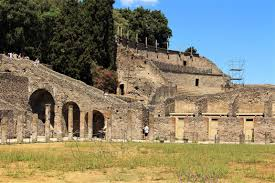
#> input picture images/pompei.jpg, 275 x 183 px, found by its file name
$ python cf_213.py
#> lines starting #> are read from the running program, lines starting #| are printed output that depends on the picture
import cv2 as cv
import math
import os

img = cv.imread('images/pompei.jpg', cv.IMREAD_UNCHANGED)
#> img is the input picture: shape (183, 275, 3); mean B, G, R 108.1, 128.7, 133
img_rgb = cv.imread('images/feira.png', cv.IMREAD_UNCHANGED)
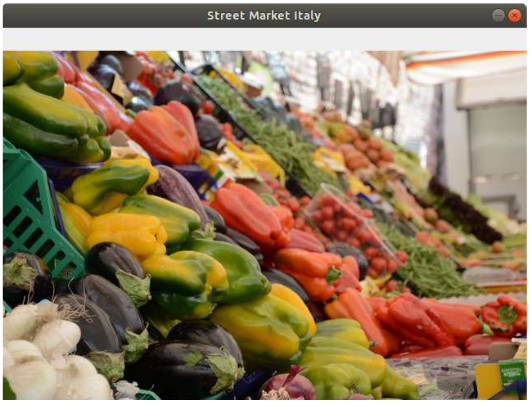
#> input picture images/feira.png, 531 x 405 px, found by its file name
#> img_rgb is the input picture: shape (405, 531, 3); mean B, G, R 93, 123.2, 144.7

yc = math.floor(img.shape[0]/2)
#> yc = 91
xc = math.floor(img.shape[1]/2)
#> xc = 137

interval = 350

img_sel = img[int(yc-interval/2):int(yc+interval/2), int(xc-interval/2):int(xc+interval/2)]
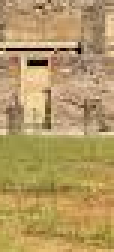
#> img_sel: shape (84, 38, 3) (shown 3 times larger); mean B, G, R 99.9, 153, 179.7

cv.imshow('Pompeii City', img)
cv.imshow('Pompeii City Selected', img_sel)

cv.imwrite('output/pompeii.png', img)
cv.imwrite('output/pompeii_city_selected.png', img_sel)

img_sel_rgb = img_rgb[0:10, 0:10, [0,2]]
print(img_sel_rgb.shape)
#| (10, 10, 2)

cv.waitKey(0)
cv.destroyAllWindows()
